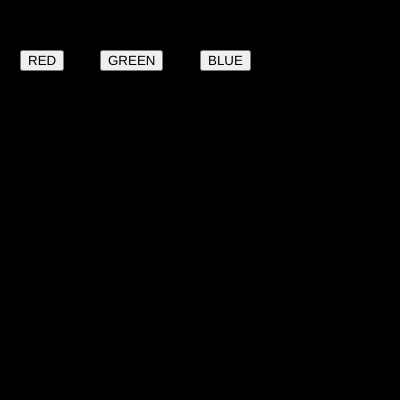
Frame 1 (no input)
Frame 60 (no input): identical to frame 1, image omitted
Frame 120 (the mouse pressed at the canvas centre since frame 60): identical to frame 1, image omitted

The p5.js sketch that drew this single still picture (run headless with seeded random() and noise() and a simulated clock; from frame 60 on, the mouse is pressed at the canvas centre):

// p5.js sketch
// ── sketch.js
var btn_red;
var btn_green;
var btn_blue;

var r = 0;
var g = 0;
var b = 0;

function setup() {
  createCanvas(400, 400);
  btn_red = createButton("RED");
  btn_red.position(20,50);
  btn_red.mousePressed(red_bg);
  
  
  btn_green = createButton("GREEN");
  btn_green.position(100,50);
  btn_green.mousePressed(green_bg);

btn_blue=createButton("BLUE");
btn_blue.position(200,50);
btn_blue.mousePressed(blue_bg);

  
}

function draw() {
  background(r,g,b);
}


function red_bg()
{
  r = 255;
  g = 0;
  b =0;
}

function green_bg()
{
  r = 0;
  g = 255;
  b =0;
}

function blue_bg()
{
  r = 0;
  g = 0;
  b =255;

}
